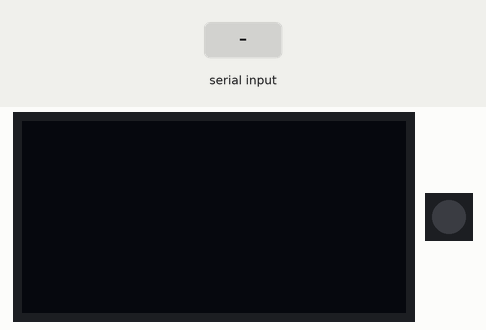
Bench run of a sketch on a simulated Arduino Uno, built with avr-gcc and run on an emulated ATmega328P. Parts: 128×64 one-colour display, 1 RGB LEDs in strip order, left to right. Inputs (shaded band) come from the test bench.

Above: at 1.2 s.
1.3 s: "W" received over the second serial link
At 1.5 s:
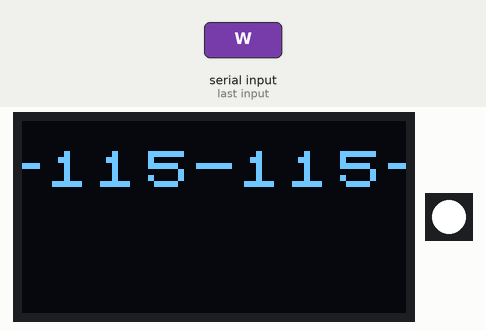
At 2.4 s:
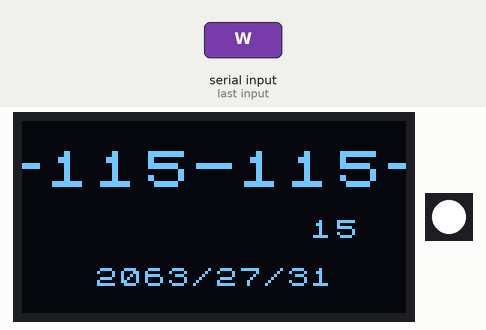
3.0 s: "W" received over the second serial link
At 3.24 s:
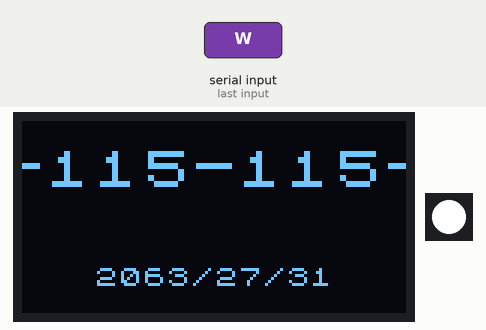
Timing chart, 0 to 6.0 s (numbered marks = the images above; inputs shaded):
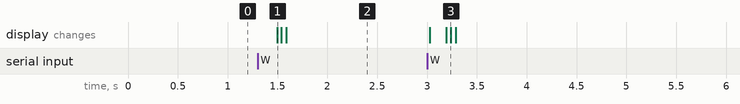

Measured:
- after the input at 1.3 s, the display: first changes after 0.20 s (image 1 shows a later state)
- after the input at 3.0 s, the display: first changes at once (image 3 shows a later state)

The sketch:

sketch.ino
```cpp
//#include <FastLED.h>
#include <U8x8lib.h>
#include <SoftwareSerial.h>
#include <Adafruit_NeoPixel.h>


#define NUM_LEDS 1
#define DATA_PIN 1
#define RxD 4 // 3 (PB4)
#define TxD 3 // 2 (PB3)

U8X8_SSD1306_128X64_NONAME_SW_I2C u8x8(2, 0, U8X8_PIN_NONE);
Adafruit_NeoPixel pixels(DATA_PIN, NUM_LEDS, NEO_GRB + NEO_KHZ800);
SoftwareSerial serial(RxD, TxD);

void setup() {
  serial.begin(9600);
  serial.print("AT+NAMEw123456");
  u8x8.begin();
  u8x8.setFont(u8x8_font_chroma48medium8_u);
  pixels.begin();
  pixels.clear();

  u8x8.setPowerSave(0);

  for (int i = 0; i < 20; i++) serial.write((byte) 0);
  serial.flush();
}

void loop() {
  if (serial.available() > 0 && serial.read() == 'W') {
    update(serial);
  }
}

void update(Stream &stream) {
  u8x8.clear();
  // work order
  char text[14] = "W";
  char piece[4];
  for (int j = 0; j < 3; j++) {
    int i = stream.read();
    itoa(i >> 4, piece, 10);
    strcat(text, piece);
    itoa(i & 0x0F, piece, 10);
    strcat(text, piece);
  }
  u8x8.draw2x2String((8 - strlen(text)) / 2, 1, text);

  // led
  int r = stream.read();
  int g = stream.read();
  int b = stream.read();
  pixels.setPixelColor(0, pixels.Color(r, g, b));
  pixels.show();

  // date [dddddmmmmmyyyyyy];
  text[0] = 0;
  short buf;
  buf += stream.read() << 8;
  buf += stream.read();
  // y
  itoa((buf & 0x3F) + 2000, piece, 10);
  strcat(text, piece);
  strcat(text, "/");
  buf = buf >> 6;
  // m
  itoa(buf & 0x1F, piece, 10);
  strcat(text, piece);
  strcat(text, "/");
  buf = buf >> 5;
  // d
  itoa(buf & 0x1F, piece, 10);
  strcat(text, piece);
  u8x8.drawString((16 - strlen(text)) / 2, 6, text);

  text[0] = 0;
  for (int j = 0; j < 11; j++) {
    text[j] = stream.read();
  }
  //stream.readBytesUntil('\0', text, 11);
  u8x8.drawString((16 - strlen(text)) / 2, 4, text);
}
```
